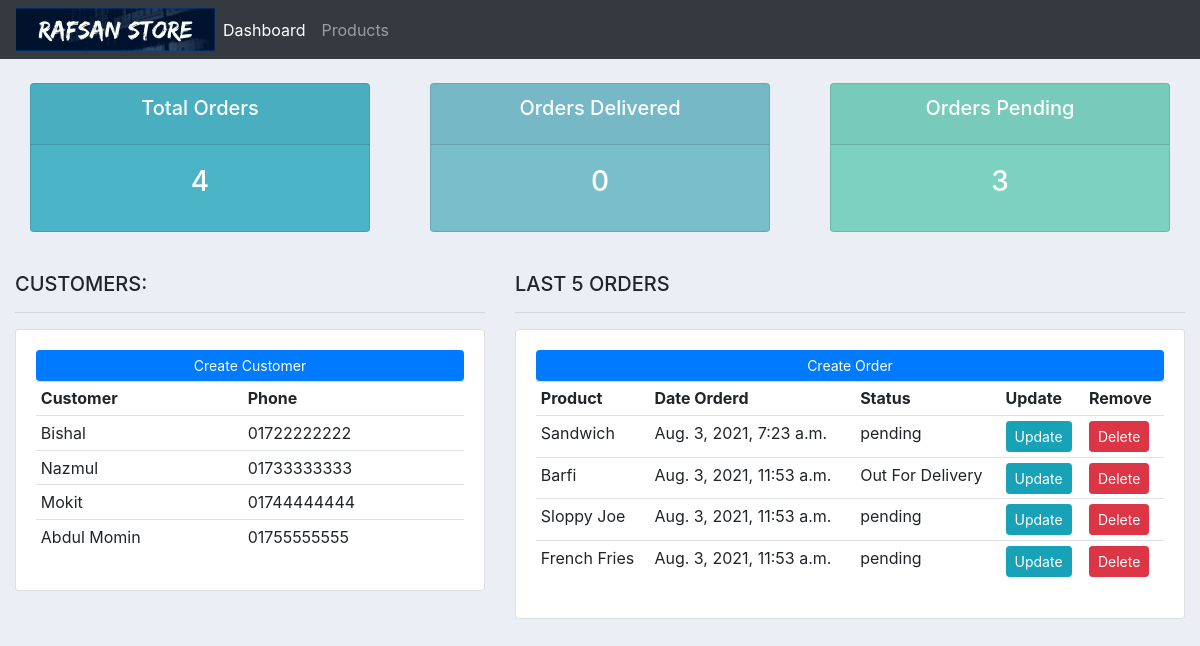
/, run on an earlier commit of the app's database.
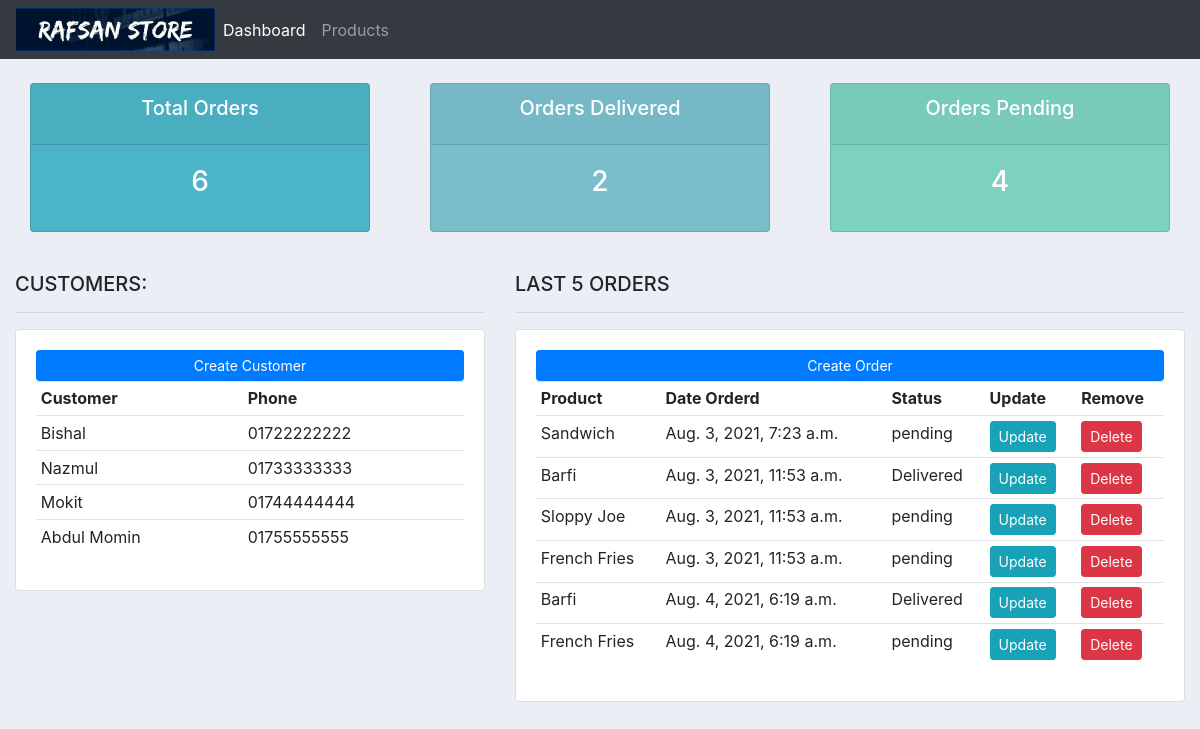
And on a later commit of the database.
### accounts/models.py (models this page shows, shortened)
class Customer(models.Model):
    name = models.CharField(max_length=200, null=True)
    phone = models.CharField(max_length=50, null=True)
    email = models.CharField(max_length=200, null=True)
    date_created = models.DateTimeField(auto_now_add=True, null=True)

class Orders(models.Model):
    STATUS = (
        ('pending', 'pending'),
        ('Out For Delivery', 'Out For Delivery'),
        ('Delivered', 'Delivered')
    )
    customer = models.ForeignKey(Customer, null=True, on_delete=models.SET_NULL)
    product = models.ForeignKey(Product, null=True, on_delete=models.SET_NULL)
    date_created = models.DateTimeField(auto_now_add=True, null=True)
    status = models.CharField(max_length=200, null=True, choices=STATUS)

class Product(models.Model):
    CATEGORY = (
        ('Indoor', 'Indoor'),
        ('Out Door', 'Out Door')
    )
    tag = models.ManyToManyField(Tag)
    name = models.CharField(max_length=200, null=True)
    price = models.FloatField(max_length=200, null=True)
    category = models.CharField(max_length=200, null=True, choices=CATEGORY)
    description = models.TextField(max_length=1000, null=True)
    date_created = models.DateTimeField(auto_now_add=True, null=True)
    def __str__(self):
        return self.name

### accounts/views.py (the view)
# urls.py: 2. Add a URL to urlpatterns:  path('', views.home, name='home')
def home(request):
    customers = Customer.objects.all()
    orders = Orders.objects.all()
    total_orders = orders.count()
    delivered = orders.filter(status='Delivered').count()
    pending = orders.filter(status='pending').count()
    context = {'customers' : customers, 'orders' : orders, 'total_orders' : total_orders, 'delivered' : delivered, 'pending' : pending}
    return render(request, 'accounts/dashboard.html', context)

### accounts/templates/accounts/dashboard.html
{%  extends 'accounts/main.html' %}
{% block content %}
{%  include 'accounts/status.html' %}
<br>
<div class="row">
	<div class="col-md-5">
		<h5>CUSTOMERS:</h5>
		<hr>
		<div class="card card-body">
			<a class="btn btn-primary  btn-sm btn-block" href="">Create Customer</a>
			<table class="table table-sm">
				<tr>
					<th>Customer</th>
					<th>Phone</th>
				</tr>
                {% for customer in customers %}
                    <tr>
                        <td>{{ customer.name }}</td>
                        <td>{{ customer.phone }}</td>
                    </tr>
                {% endfor %}
			</table>
		</div>
	</div>
	<div class="col-md-7">
		<h5>LAST 5 ORDERS</h5>
		<hr>
		<div class="card card-body">
			<a class="btn btn-primary  btn-sm btn-block" href="">Create Order</a>
			<table class="table table-sm">
				<tr>
					<th>Product</th>
					<th>Date Orderd</th>
					<th>Status</th>
					<th>Update</th>
					<th>Remove</th>
				</tr>
                {% for order in orders %}
                    <tr>
                        <td>{{ order.product }}</td>
                        <td>{{ order.date_created }}</td>
                        <td>{{ order.status }}</td>
                    <td><a class="btn btn-sm btn-info" href="">Update</a></td>
                    <td><a class="btn btn-sm btn-danger" href="">Delete</a></td>
                    </tr>
                {% endfor %}
			</table>
		</div>
	</div>
</div>
{% endblock %}

What changed in the data, as far as the page shows it:
changed Orders (number 2 of 6 on the later page): status "Out For Delivery" → "Delivered"
added Orders: product "Barfi", date_created "Aug. 4, 2021, 6:19 a.m.", status "Delivered"
added Orders: product "French Fries", date_created "Aug. 4, 2021, 6:19 a.m.", status "pending"
Also different on the page:
{{ total_orders }}: "4" → "6"
{{ delivered }}: "0" → "2"
{{ pending }}: "3" → "4"
